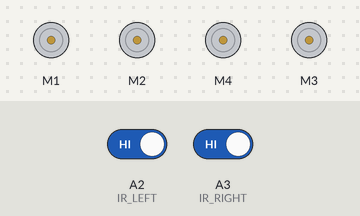
This sketch was run on a simulated Arduino Uno, built with avr-gcc and run on an emulated ATmega328P. On the bench: 4 × DC motor (green arrow = forward, orange = backward, longer = faster). The test bench sets the inputs (shaded band); at power-on: A2 (IR_LEFT) HIGH, A3 (IR_RIGHT) HIGH.

Above: at 3.2 s.
3.3 s: A2 (IR_LEFT) driven LOW
At 4.1 s:
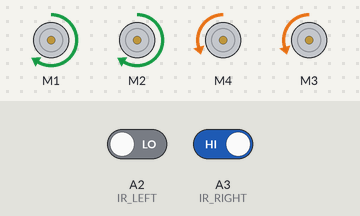
4.8 s: A3 (IR_RIGHT) driven LOW
At 5.2 s:
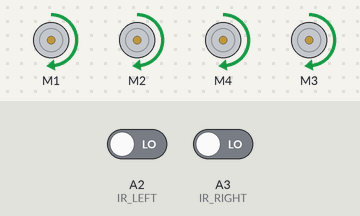
6.3 s: A2 (IR_LEFT) driven HIGH
At 7.5 s:
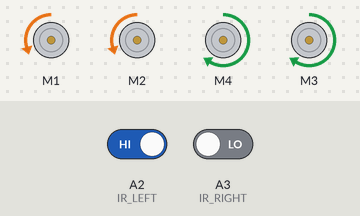
7.8 s: A3 (IR_RIGHT) driven HIGH
At 8.7 s:
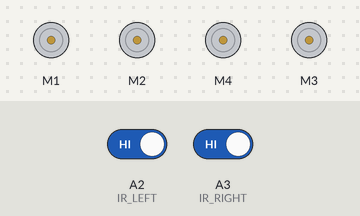
Timing chart, 0 to 10.3 s (numbered marks = the images above; inputs shaded):
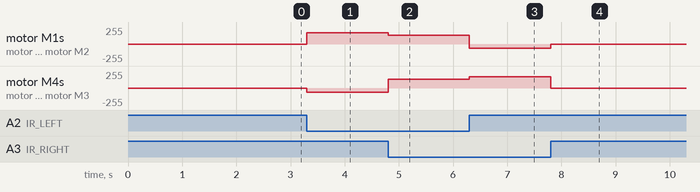

Measured:
- after the input at 3.3 s, motor M1, motor M2: stopped → forward 170/255 at once; motor M4, motor M3: stopped → backward 60/255 at once
- after the input at 4.8 s, motor M1, motor M2: forward 170/255 → forward 130/255 at once; motor M4, motor M3: backward 60/255 → forward 130/255 at once
- after the input at 6.3 s, motor M1, motor M2: forward 130/255 → backward 60/255 at once; motor M4, motor M3: forward 130/255 → forward 170/255 at once
- after the input at 7.8 s, motor M1, motor M2: backward 60/255 → stopped at once; motor M4, motor M3: forward 170/255 → stopped at once

The sketch:

line_follower.ino
```cpp
// ROVER 2.0 - Line follower
// Follows a dark line (e.g. black electrical tape) on a light floor.
// The line should run between the two IR sensors.

#include <AFMotor.h>

AF_DCMotor frontLeft(1);   // M1
AF_DCMotor rearLeft(2);    // M2
AF_DCMotor rearRight(3);   // M3
AF_DCMotor frontRight(4);  // M4

const int IR_LEFT  = A2;
const int IR_RIGHT = A3;

// Most IR modules read HIGH over a dark line. If yours is the other way round, change this to LOW.
const int LINE = HIGH;

const int SPEED = 130;     // straight-line speed (0-255)
const int TURN  = 170;     // outer wheels while turning

void setSide(AF_DCMotor &a, AF_DCMotor &b, int speed) {
  uint8_t dir = speed > 0 ? FORWARD : (speed < 0 ? BACKWARD : RELEASE);
  a.setSpeed(abs(speed));
  b.setSpeed(abs(speed));
  a.run(dir);
  b.run(dir);
}

void drive(int left, int right) {
  setSide(frontLeft, rearLeft, left);
  setSide(frontRight, rearRight, right);
}

void setup() {
  pinMode(IR_LEFT, INPUT);
  pinMode(IR_RIGHT, INPUT);
  drive(0, 0);
  delay(2000);             // 2 seconds to place the rover on the line
}

void loop() {
  bool leftOnLine  = digitalRead(IR_LEFT) == LINE;
  bool rightOnLine = digitalRead(IR_RIGHT) == LINE;

  if (!leftOnLine && !rightOnLine) {
    drive(SPEED, SPEED);   // line is between the sensors: straight on
  } else if (leftOnLine && !rightOnLine) {
    drive(-60, TURN);      // drifted right: turn left
  } else if (!leftOnLine && rightOnLine) {
    drive(TURN, -60);      // drifted left: turn right
  } else {
    drive(0, 0);           // both on the line: end of track, stop
  }
}
```
